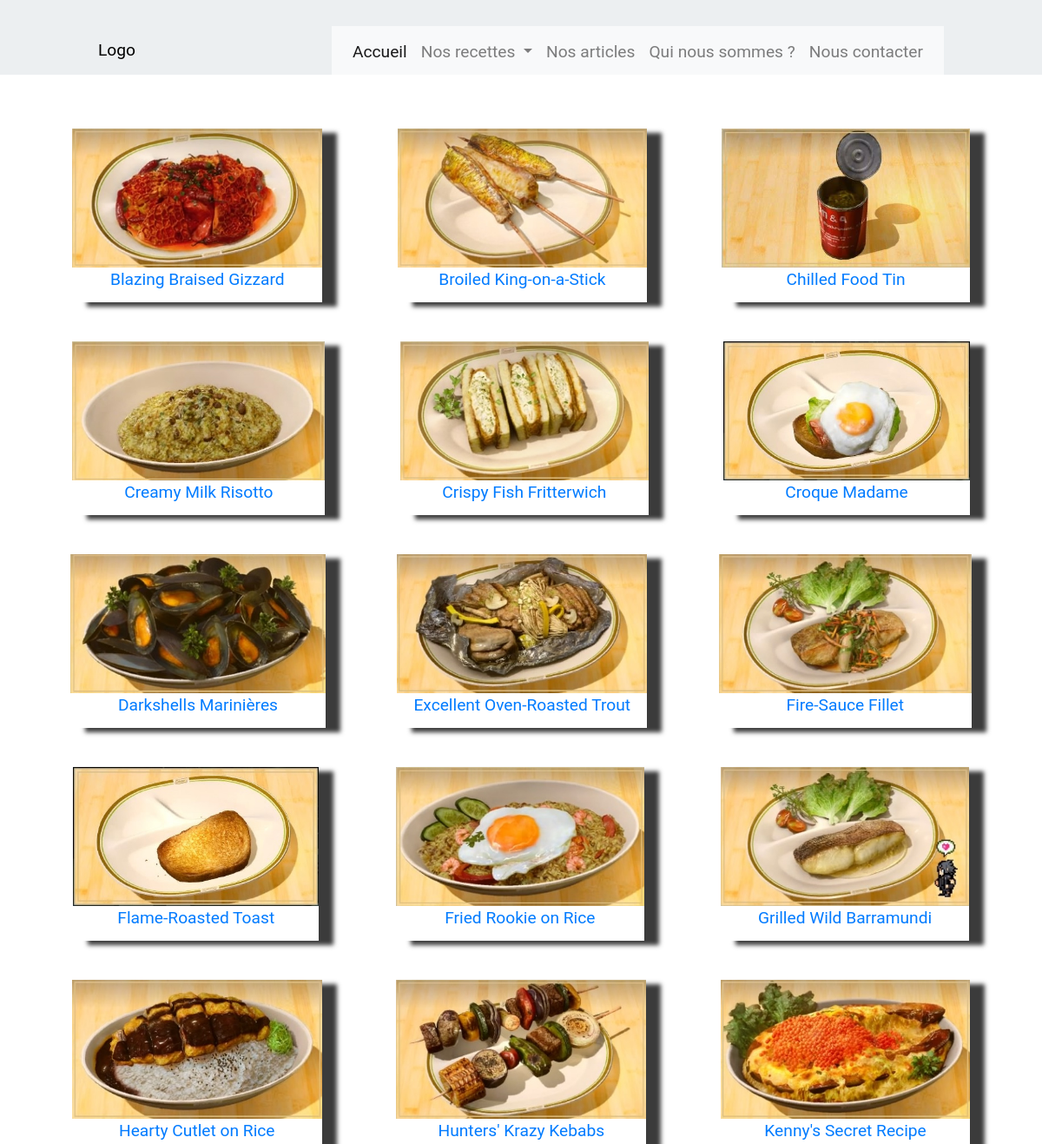
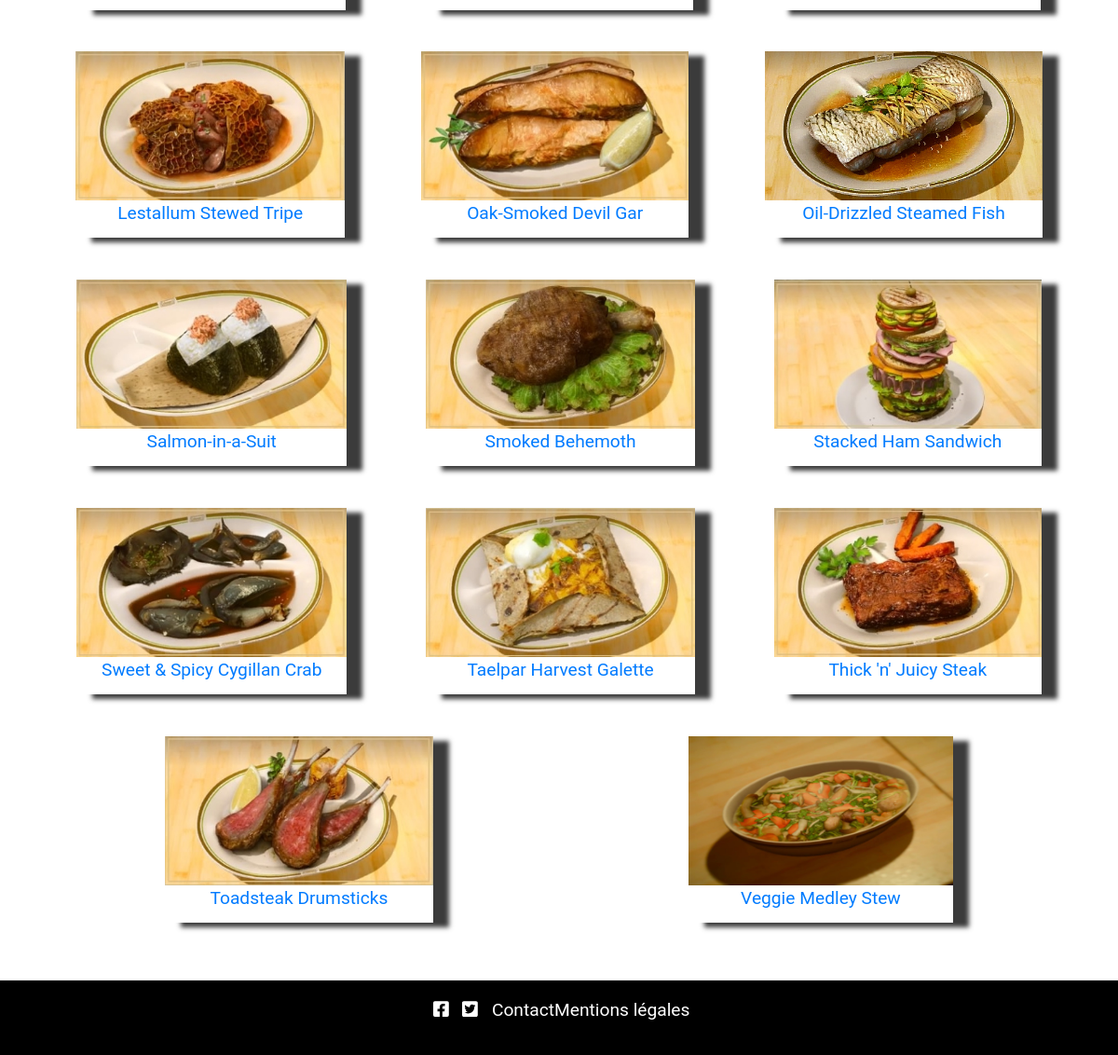
The app's page /front/nosrecettes.php, older data (2 pictures, top to bottom).
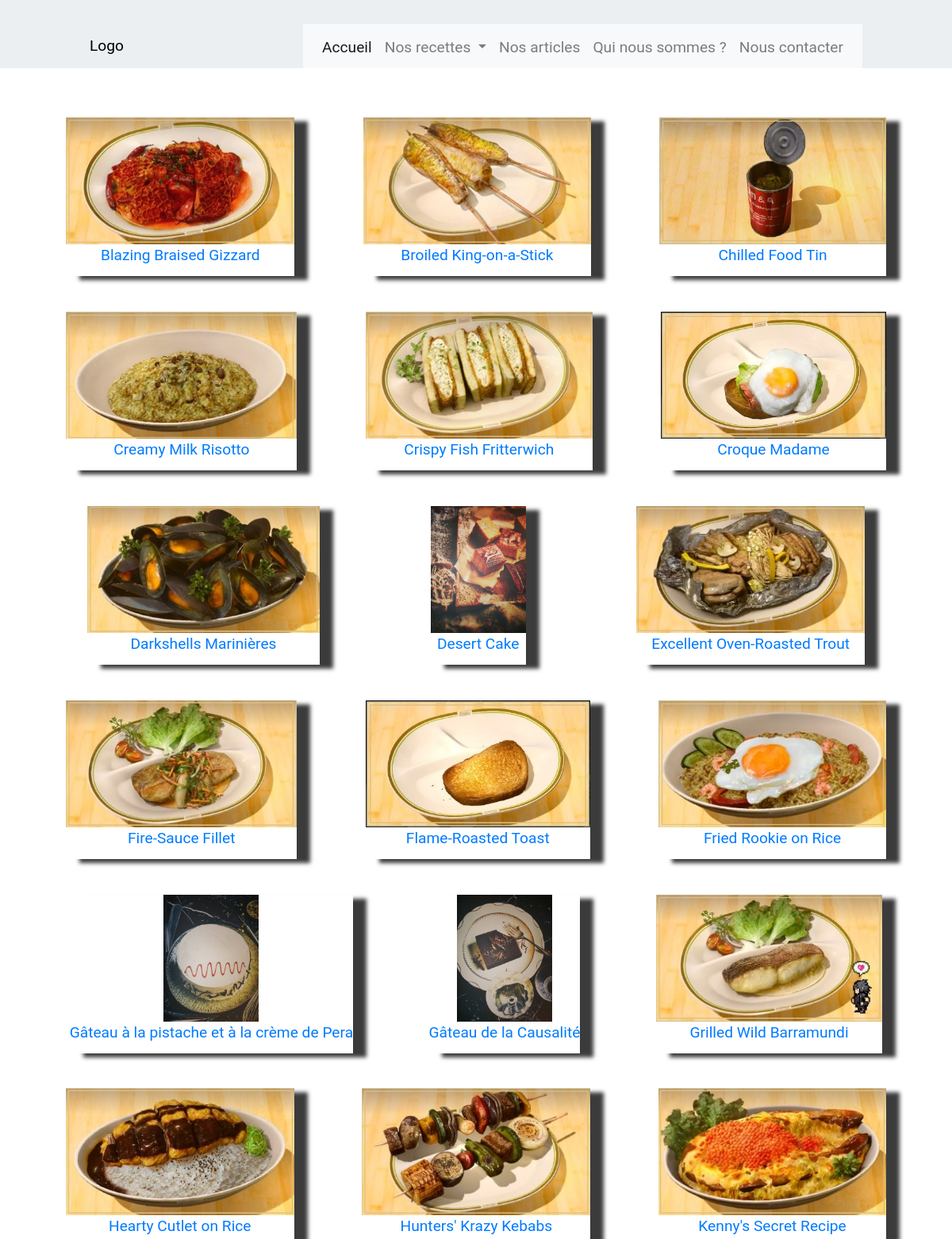
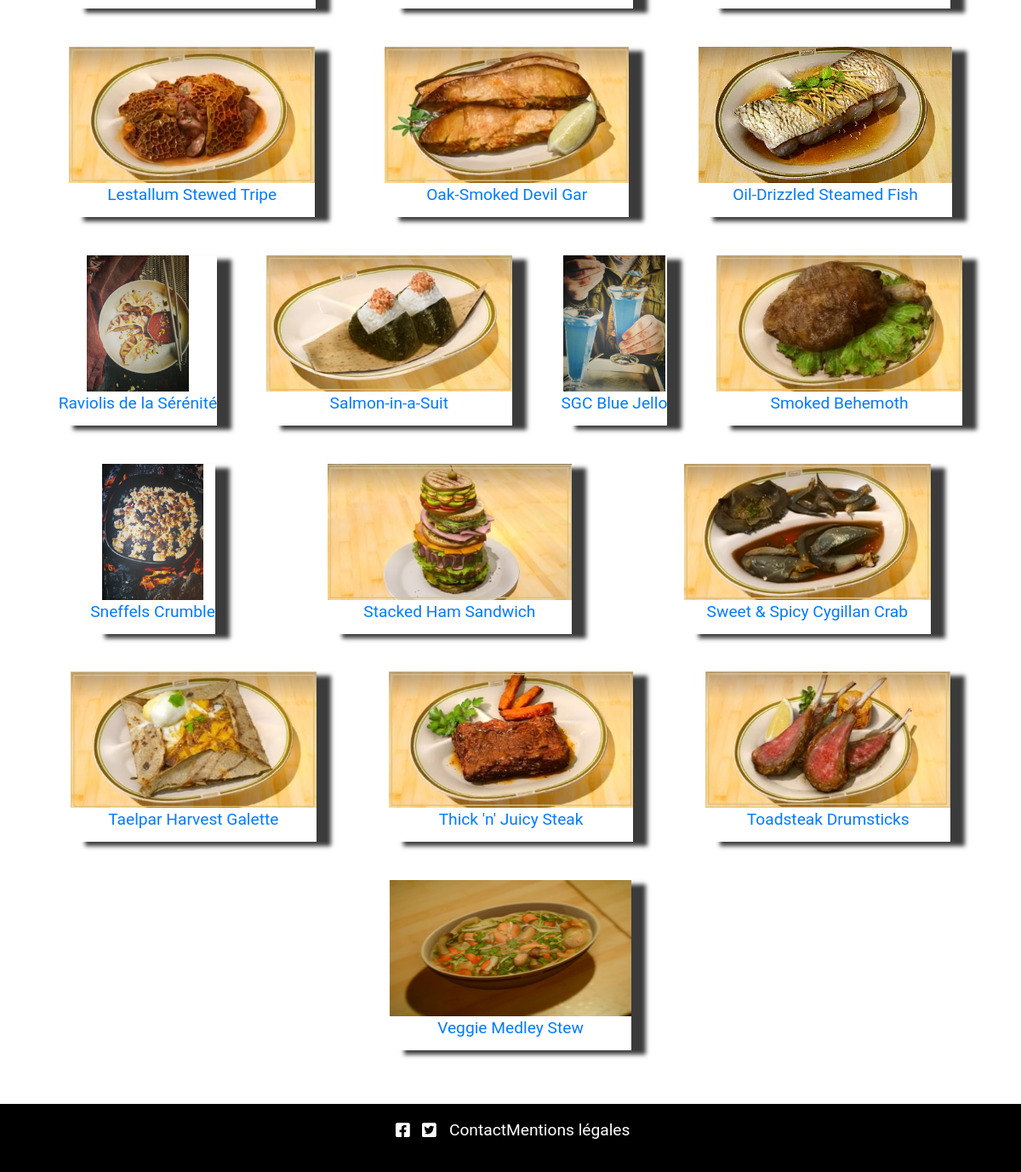
The same page, newer data (2 pictures, top to bottom).
### tables this page shows
CREATE TABLE IF NOT EXISTS `recette` (
  `idRecette` int(4) NOT NULL AUTO_INCREMENT,
  `idOrigine` int(4) NOT NULL,
  `nomRecette` varchar(100) NOT NULL,
  `descriptionRecette` varchar(500) DEFAULT NULL,
  `dureeCuisson` varchar(100) DEFAULT NULL,
  `dureePreparation` varchar(100) DEFAULT NULL,
  `recetteRecette` varchar(5000) DEFAULT NULL,
  `effetsRecette` varchar(500) DEFAULT NULL,
  `idCategorie` int(4) NOT NULL,
  `idImage` int(4) DEFAULT NULL,
  `idEtat` int(4) DEFAULT NULL,
  PRIMARY KEY (`idRecette`),
  KEY `fkOrigine` (`idOrigine`),
  KEY `fkCategorie` (`idCategorie`),
  KEY `fkImage` (`idImage`),
  KEY `fkEtat` (`idEtat`)
);

### front/nosrecettes.php (the view, shortened to what this page needs)
<section id="pageRecette">
  <?php
    $base = connect();
    $requete= $base->query("SELECT * FROM recette ORDER BY nomRecette");
    while($ligne= $requete->fetch(PDO::FETCH_OBJ)){
      $thumbnail = '<figure class="miniRecette">';
      $thumbnail .= '<a href="recette.php?idrecette='.$ligne->idRecette.'">';
      $image= $base->query("SELECT urlImage FROM image WHERE idImage='".$ligne->idImage."'")->fetch(PDO::FETCH_OBJ);
      $image->urlImage = str_replace("_p", "_g", $image->urlImage);
      $thumbnail .= '<img src="'.$image->urlImage.'" alt="'.$ligne->nomRecette.'">';
      $thumbnail .= '<figcaption>'.$ligne->nomRecette.'</figcaption>';
      $thumbnail .= '</a>';
      $thumbnail .= '</figure>';
      echo $thumbnail;
    }
  ?>
</section>

### css/front.css (style rules this page uses)
* { margin:0; padding:0; box-sizing:border-box; }
a,input, textarea { outline:none; }
a { text-decoration: none; display: inline-block; }
body { font-size: 1.2rem; font-family: 'Roboto', sans-serif; }
header { justify-content: space-around; align-items: center; padding-top:30px; background-color:#eceff1 ; }
header ul { display: flex; list-style: none; height: 5vh; position: relative; }
header a { color: #000; }
object { width: 15vw; height: 15vh; pointer-events: none; }
header nav { z-index: 100; }
header li { background-color: #f8f9fa; }
#pageRecette { display: flex; justify-content: space-around; flex-wrap: wrap; padding: 5vh; }
.miniRecette { height: 25vh; width: auto; box-shadow: 17px 5px 5px rgba(0, 0, 0, 0.767); margin: 2%; text-align: center; }
.miniRecette img { display: inline-block; height: 20vh; }
footer { background-color: #000; color: #fff; height: 10vh; justify-content: center; align-items: center; }
#reseauxSociaux { margin-right:10px; margin-bottom: 15px; }
#reseauxSociaux a { padding: 5px; }
footer a { color: #fff; }

Row changes from the older to the newer data that the page shows:
added recette: nomRecette (picture), nomRecette "Desert Cake"
added recette: nomRecette (picture), nomRecette "Gâteau à la pistache et à la crème de Pera"
added recette: nomRecette (picture), nomRecette "Gâteau de la Causalité"
added recette: nomRecette (picture), nomRecette "Raviolis de la Sérénité"
added recette: nomRecette (picture), nomRecette "SGC Blue Jello"
added recette: nomRecette (picture), nomRecette "Sneffels Crumble"
